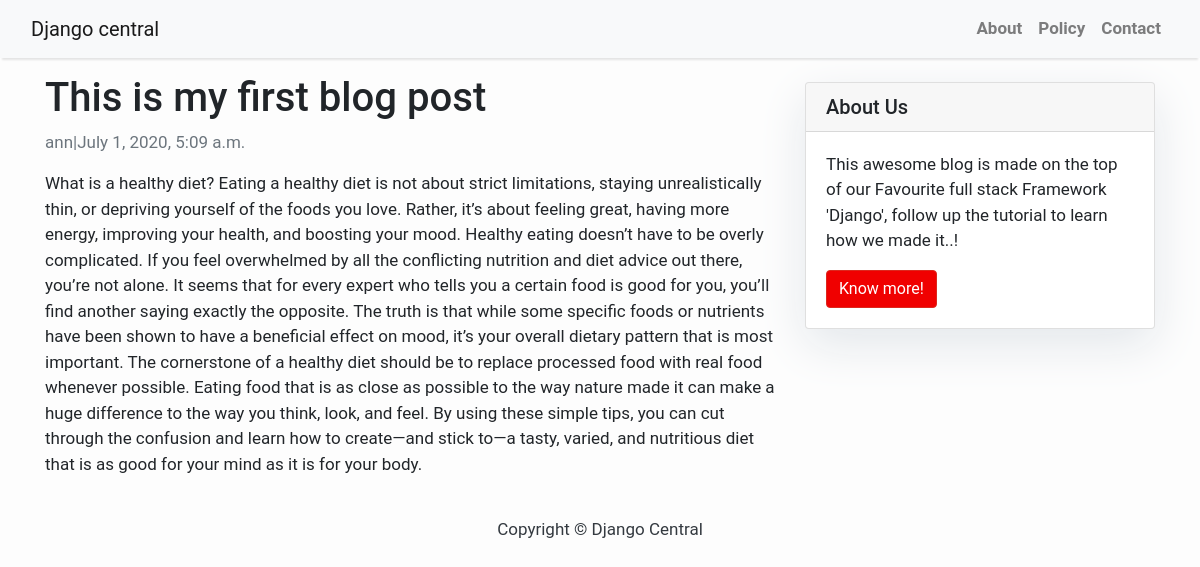
The page /my-first-blog_post/ on the database its author committed.
### blog/models.py (models this page shows, shortened)
class Post(models.Model):
    title = models.CharField(max_length=200, unique=True)
    slug = models.SlugField(max_length=200, unique=True)
    author = models.ForeignKey(User, on_delete=models.CASCADE, related_name='blog_posts')
    updated_on = models.DateTimeField(auto_now=True)
    content = models.TextField()
    created_on = models.DateTimeField(auto_now_add=True)
    status = models.IntegerField(choices=STATUS, default=0)
    class Meta:
        ordering = ['-created_on']

### blog/views.py (the view)
# urls.py: path('<slug:slug>/', views.PostDetail.as_view(), name='post_detail'),
class PostDetail(generic.DetailView):
    model = Post
    template_name = 'blog/post_detail.html'

### blog/templates/blog/post_detail.html
{% extends 'blog/base.html' %}
{% block content %}
<div class="container">
    <div class="row">
        <div class="col-md-8 mb-4 mt-3 left top">
            <div class="car-body">
                <h1>{% block title %}{{object.title}}{%endblock title%}</h1>
                <p class="text-muted">{{post.author}}|{{ post.created_on }}</p>
                <p class="card-text">{{object.content}}</p>
            </div>
        </div>
        {% block sidebar %} {% include 'blog/sidebar.html' %} {% endblock sidebar %}
    </div>
</div>
{%endblock%}

### blog/templates/blog/base.html (style rules this page uses)
body { font-family: "Roboto", sans-serif; font-size: 17px; background-color: #fdfdfd; }

### rows shown on the page
Post: title "This is my first blog post", author "ann", created_on "July 1, 2020, 5:09 a.m.", content "What is a healthy diet? Eating a healthy diet is not about strict limitations, staying unrealistically thin, or depriving yourself of the foods you love. Rather, it’s about feeling great, having more energy, improving your health, and boosting your mood. Healthy eating doesn’t have to be overly complicated. If you feel overwhelmed by all the conflicting nutrition and diet advice out there, you’re not alone. It seems that for every expert who tells you a certain food is good for you, you’ll find another saying exactly the opposite. The truth is that while some specific foods or nutrients have been shown to have a beneficial effect on mood, it’s your overall dietary pattern that is most…"
